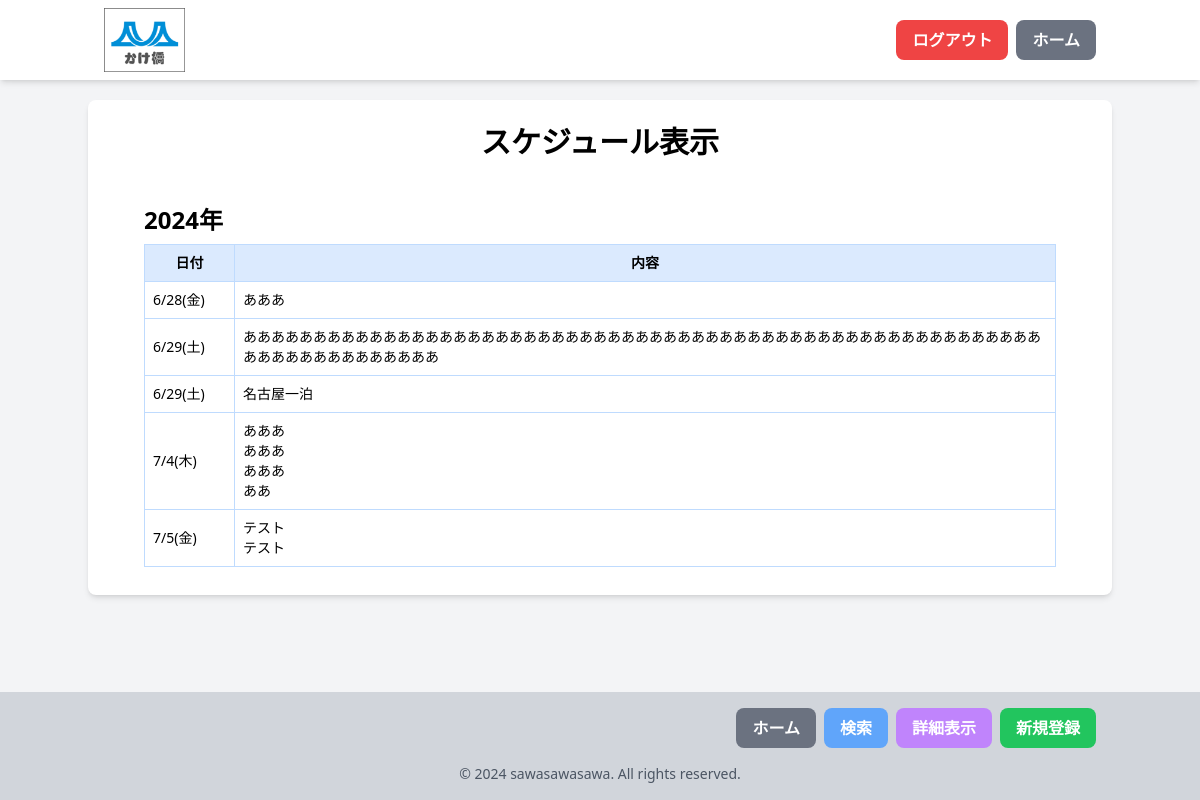
Screenshot of /schedule_view.php (signed in) with the database file from the repository.
### tables this page shows
CREATE TABLE `schedules` (
  `id` int(11) NOT NULL,
  `group_id` int(11) NOT NULL,
  `user_id` int(11) NOT NULL,
  `date` date NOT NULL,
  `content` text NOT NULL,
  `created_at` timestamp NOT NULL DEFAULT current_timestamp(),
  `updated_at` timestamp NOT NULL DEFAULT current_timestamp() ON UPDATE current_timestamp()
);

### funcs.php (called while the page is built, shortened)
<?php
function h($str){
    return htmlspecialchars($str, ENT_QUOTES);
}

### schedule_view.php (the view, shortened to what this page needs)
<?php
require_once 'funcs.php';
$pdo = db_conn();
$query = "SELECT s.id, s.date, s.content, u.username as creator,
          GROUP_CONCAT(DISTINCT su.username SEPARATOR ', ') as shared_with
          FROM schedules s
          JOIN users u ON s.user_id = u.id
          LEFT JOIN schedule_shares ss ON s.id = ss.schedule_id
          LEFT JOIN users su ON ss.user_id = su.id
          WHERE s.group_id = ? AND (s.user_id = ? OR ss.user_id = ?)";
$params = [$_SESSION['group_id'], $_SESSION['user_id'], $_SESSION['user_id']];
$query .= " GROUP BY s.id ORDER BY s.date ASC";
$stmt = $pdo->prepare($query);
$stmt->execute($params);
$schedules = $stmt->fetchAll(PDO::FETCH_ASSOC);
$schedulesByYear = [];
foreach ($schedules as $schedule) {
    $year = date('Y', strtotime($schedule['date']));
    $schedulesByYear[$year][] = $schedule;
}
$weekdays = ['日', '月', '火', '水', '木', '金', '土'];
?>
<!DOCTYPE html>
<html lang="ja">
<head>
    <script src="https://cdn.tailwindcss.com"></script>
</head>
<?php include 'header0.php'; ?>
<body class="bg-gray-100">
    <div class="pt-16 sm:pt-20">
        <main class="container mx-auto mt-5 mb-40">
            <div class="bg-white rounded-lg shadow-md p-1 sm:p-6">
                <div class="text-center mb-6">
                    <h1 class="text-2xl sm:text-3xl font-bold">スケジュール表示</h1>
                </div>
                <div class="overflow-x-auto schedule_table">
                    <div class="inline-block w-full py-1 px-1 align-middle sm:px-6 lg:px-8">
                        <?php foreach ($schedulesByYear as $year => $yearSchedules) : ?>
                            <h3 class="text-xl sm:text-2xl font-bold mb-2 mt-4"><?= h($year) ?>年</h3>
                            <table class="min-w-full border-collapse border border-blue-200">
                                <thead>
                                    <tr class="bg-blue-100">
                                        <th class="text-left text-xs sm:text-sm font-semibold p-2 border border-blue-200 text-center">日付</th>
                                        <th class="text-left text-xs sm:text-sm font-semibold p-2 border border-blue-200 text-center">内容</th>
                                    </tr>
                                </thead>
                                <tbody>
                                    <?php foreach ($yearSchedules as $schedule) : ?>
                                        <?php
                                        $date = new DateTime($schedule['date']);
                                        $formattedDate = $date->format('n/j') . '(' . $weekdays[$date->format('w')] . ')';
                                        ?>
                                        <tr class="hover:bg-blue-50 transition-colors duration-200">
                                            <td class="text-xs sm:text-sm p-2 border border-blue-200"><?= h($formattedDate) ?></td>
                                            <td class="text-xs sm:text-sm p-2 border border-blue-200 whitespace-pre-wrap"><?= h($schedule['content']) ?></td>
                                        </tr>
                                    <?php endforeach; ?>
                                </tbody>
                            </table>
                        <?php endforeach; ?>
                    </div>
                </div>
            </div>
        </main>
</body>
<?php include 'footer_schedule.php'; ?>
</html>

### header0.php (shortened to what this page needs)
<!DOCTYPE html>
<html lang="ja">
<head>
    <script src="https://cdn.tailwindcss.com"></script>
</head>
    <header class="bg-white shadow-md fixed top-0 left-0 right-0 z-50">
        <div class="container mx-auto px-4 py-2 sm:py-2 flex justify-between items-center">
            <img src="./img/header_logo.png" alt="かけはしロゴ" class="h-12 sm:h-16">
            <nav class="flex justify-end space-x-2 w-full sm:w-auto">
                <a href="logout.php" class="bg-red-500 hover:bg-red-600 text-white font-bold py-2 px-4 rounded-lg text-sm sm:text-base transition duration-300">
                    ログアウト
                </a>
                <a href="home.php" class="bg-gray-500 hover:bg-gray-600 text-white font-bold py-2 px-4 rounded-lg text-sm sm:text-base transition duration-300">
                    ホーム
                </a>
            </nav>
        </div>
    </header>

### footer_schedule.php (shortened to what this page needs)
<!DOCTYPE html>
<html lang="ja">
<head>
    <script src="https://cdn.tailwindcss.com"></script>
</head>
<body>
<footer class="bg-gray-300 text-white py-4 fixed bottom-0 left-0 right-0 z-50">
    <div class="container mx-auto px-4">
        <div class="flex justify-end mb-4 space-x-2">
            <a href="home.php" class="bg-gray-500 hover:bg-gray-600 text-white font-bold py-2 px-4 rounded-lg text-sm sm:text-base transition duration-300">
                ホーム
            </a>
            <button onclick="toggleSearchFilter()" class="bg-blue-400 hover:bg-blue-500 text-white font-bold py-2 px-3 sm:px-4 rounded-lg text-sm sm:text-base transition duration-300">
                検索
            </button>
            <?php if ($_SESSION['role'] == 'admin' || $_SESSION['role'] == 'modify') : ?>
            <button onclick="toggleExtraColumns()" class="bg-purple-400 hover:bg-purple-500 text-white font-bold py-2 px-3 sm:px-4 rounded-lg text-sm sm:text-base transition duration-300">
                詳細表示
            </button>
            <a href="schedule_input.php" class="bg-green-500 hover:bg-green-600 text-white font-bold py-2 px-3 sm:px-4 rounded-lg text-sm sm:text-base transition duration-300">
                新規登録
            </a>
            <?php endif; ?>
        </div>
        <p class="text-sm text-gray-600 text-center">&copy; 2024 sawasawasawa. All rights reserved.</p>
    </div>
</footer>
</body>
</html>

### schedule_view.php (style rules this page uses)
.overflow-x-auto.schedule_table table td:first-of-type { width: 90px; }

### rows the page displays
schedules: date "6/28(金)", content "あああ"
schedules: date "6/29(土)", content "あああああああああああああああああああああああああああああああああああああああああああああああああああああああああああああああああああああああ"
schedules: date "6/29(土)", content "名古屋一泊"
schedules: date "7/4(木)", content "あああ あああ あああ ああ"
schedules: date "7/5(金)", content "テスト テスト"

### other values shown
$year "2024"
